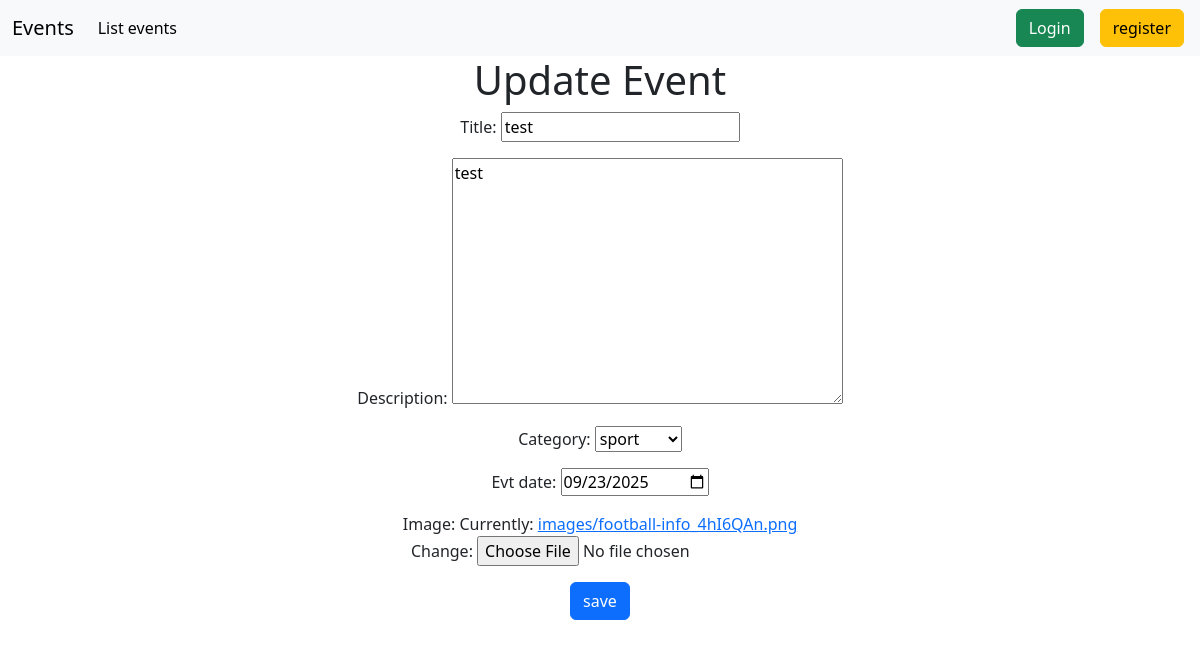
/event/update/1, run on an earlier commit of the app's database.
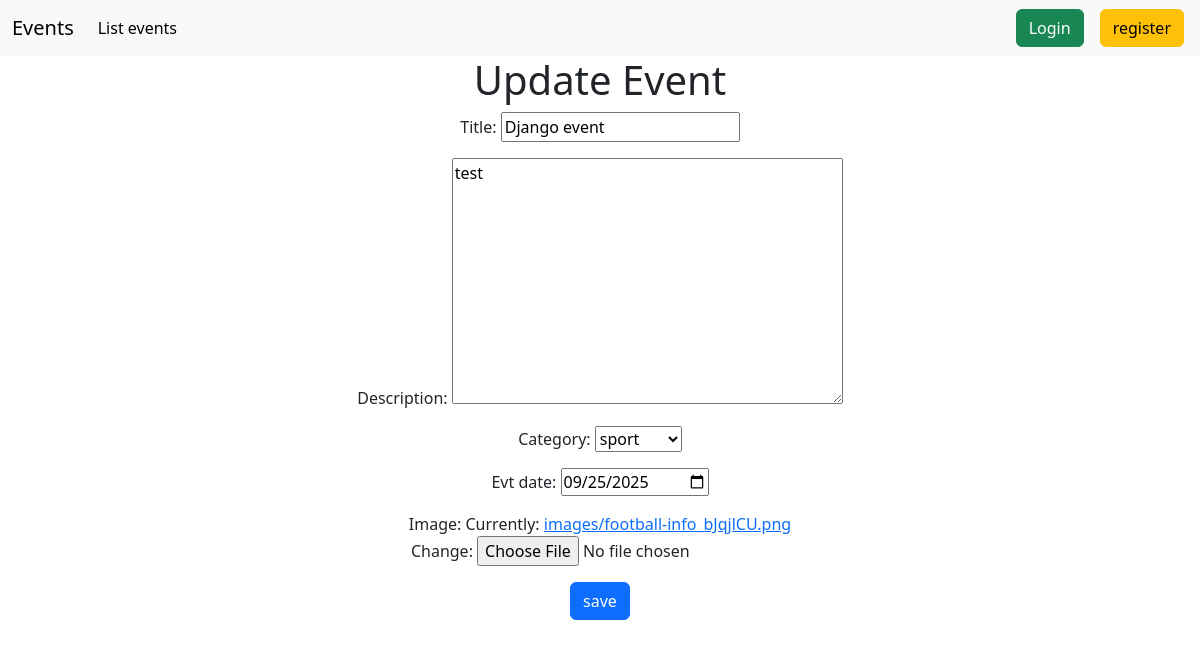
And on a later commit of the database.
### Event/models.py (models this page shows, shortened)
class Event(models.Model):
    title = models.CharField(max_length=20 )
    description = models.TextField()
    category = models.CharField(choices=category_list, max_length=30)
    state = models.BooleanField(default=True)
    nbr_participants= models.IntegerField(default=0)
    evt_date= models.DateTimeField()
    creation_date=models.DateTimeField(auto_now_add=True)
    updated_date = models.DateTimeField(auto_now=True)
    image = models.ImageField(upload_to='images' , null=True)
    organisateur = models.ForeignKey(Person,on_delete=models.SET_NULL ,null=True)
    participant = models.ManyToManyField(Person, through="Participants" , related_name="participant")
    class Meta:
        constraints = [models.CheckConstraint(check=models.Q(evt_date__gt=datetime.now()), name = "please check the event date")]

### Event/views.py (the view)
# urls.py: path('update/<int:pk>', UpdateEvent.as_view(), name="updateEvent"),
class UpdateEvent(UpdateView):
    model= Event
    form_class=EventForm
    template_name="event/update.html"
    success_url=reverse_lazy('listClass')

### Event/forms.py
class EventForm(ModelForm):
    class Meta:
        model=Event
        fields = '__all__'
        exclude=('state','nbr_participants','participant','organisateur',)
        widgets={'evt_date':DateInput()}

### Template/event/update.html (shortened to what this page needs)
{% extends 'base.html' %}
{% block content %}
<center>
<h1>Update  Event</h1>
<form action="" method="post" enctype="multipart/form-data">
    {{form.as_p }}
    <input type="submit" value="save" class="btn btn-primary">
</form>
</center>
{% endblock %}

What changed in the data, as far as the page shows it:
changed Event "test": title "test" → "Django event"; evt_date "09/23/2025" → "09/25/2025"
Also different on the page:
text no longer shown: "Title: Description: Category: Evt date: Image: Currently: images/football-info_4hI6QAn.png Change:"
text now shown: "Title: Description: Category: Evt date: Image: Currently: images/football-info_bJqjlCU.png Change:"
